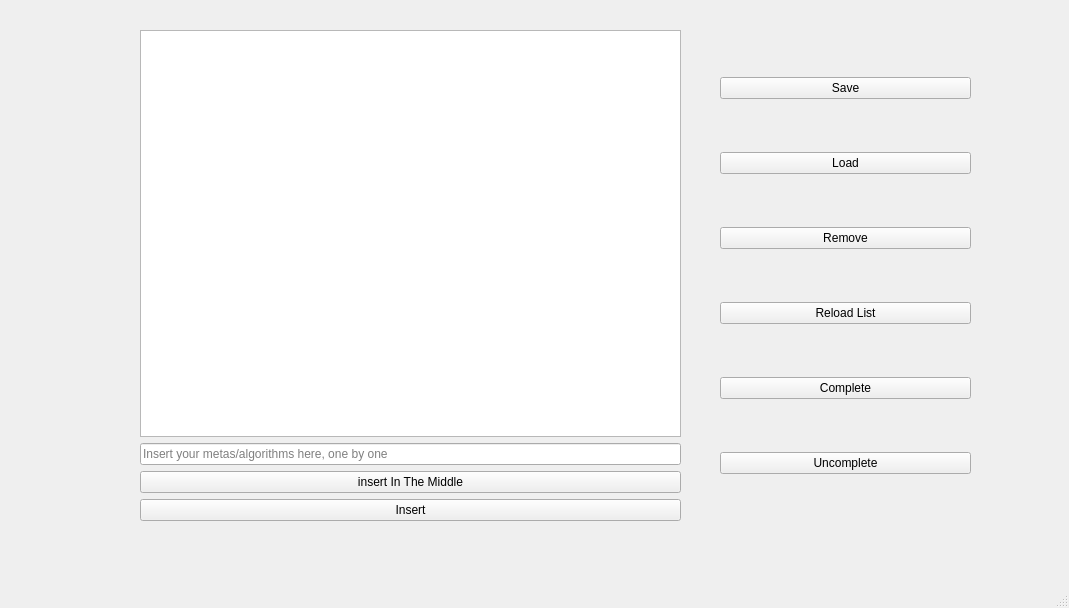
<?xml version="1.0" encoding="UTF-8"?>
<ui version="4.0">
 <class>MainWindow</class>
 <widget class="QMainWindow" name="MainWindow">
  <property name="geometry">
   <rect>
    <x>0</x>
    <y>0</y>
    <width>1069</width>
    <height>608</height>
   </rect>
  </property>
  <property name="windowTitle">
   <string>Meta/Algorithm Maker</string>
  </property>
  <widget class="QWidget" name="centralwidget">
   <widget class="QWidget" name="verticalLayoutWidget">
    <property name="geometry">
     <rect>
      <x>140</x>
      <y>30</y>
      <width>541</width>
      <height>491</height>
     </rect>
    </property>
    <layout class="QVBoxLayout" name="verticalLayout_2">
     <item>
      <widget class="QListWidget" name="metaaList">
       <property name="currentRow">
        <number>-1</number>
       </property>
      </widget>
     </item>
     <item>
      <widget class="QLineEdit" name="metaaInsertion">
       <property name="inputMask">
        <string/>
       </property>
       <property name="text">
        <string extracomment="Add your metas/algorithms here"/>
       </property>
       <property name="placeholderText">
        <string>Insert your metas/algorithms here, one by one</string>
       </property>
      </widget>
     </item>
     <item>
      <widget class="QPushButton" name="insertInTheMiddle">
       <property name="text">
        <string>insert In The Middle</string>
       </property>
      </widget>
     </item>
     <item>
      <widget class="QPushButton" name="InsertBTM">
       <property name="text">
        <string>Insert</string>
       </property>
      </widget>
     </item>
    </layout>
   </widget>
   <widget class="QWidget" name="layoutWidget">
    <property name="geometry">
     <rect>
      <x>720</x>
      <y>30</y>
      <width>251</width>
      <height>491</height>
     </rect>
    </property>
    <layout class="QVBoxLayout" name="verticalLayout_3">
     <item>
      <widget class="QPushButton" name="saveBTM">
       <property name="text">
        <string>Save</string>
       </property>
      </widget>
     </item>
     <item>
      <widget class="QPushButton" name="loadBTM">
       <property name="text">
        <string>Load</string>
       </property>
      </widget>
     </item>
     <item>
      <widget class="QPushButton" name="removeBTM">
       <property name="text">
        <string>Remove</string>
       </property>
      </widget>
     </item>
     <item>
      <widget class="QPushButton" name="reloadList">
       <property name="text">
        <string>Reload List</string>
       </property>
      </widget>
     </item>
     <item>
      <widget class="QPushButton" name="completeBTM">
       <property name="text">
        <string>Complete</string>
       </property>
      </widget>
     </item>
     <item>
      <widget class="QPushButton" name="uncompleteBTM">
       <property name="text">
        <string>Uncomplete</string>
       </property>
      </widget>
     </item>
    </layout>
   </widget>
  </widget>
  <widget class="QMenuBar" name="menubar">
   <property name="geometry">
    <rect>
     <x>0</x>
     <y>0</y>
     <width>1069</width>
     <height>20</height>
    </rect>
   </property>
  </widget>
  <widget class="QStatusBar" name="statusbar"/>
 </widget>
 <resources/>
 <connections/>
</ui>
